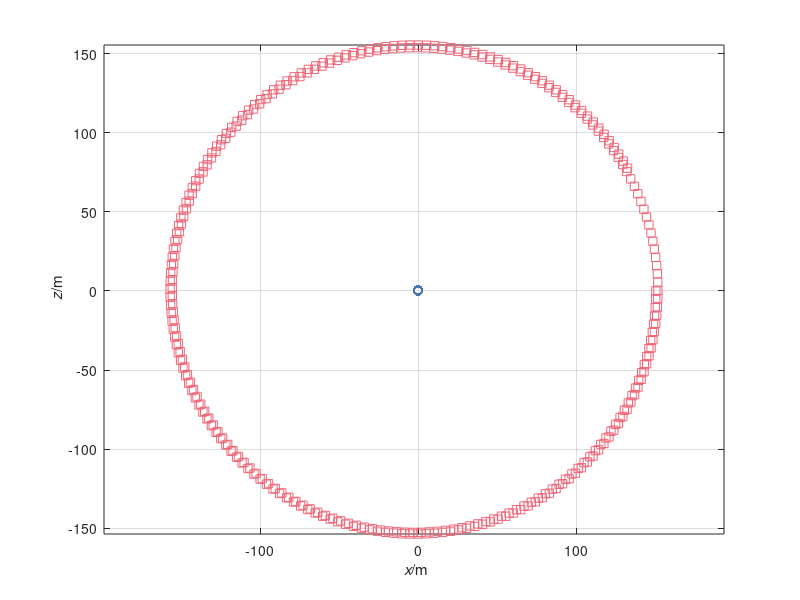

Reproduce this figure in MATLAB.
%%% Numerical simulation of object motion with gravity
%% Coordinates (t, x, z)

%% Constants
ma = 2e30;  % kg: mass-energy tennis ball a
mb = 6e24;  % kg: mass-energy tennis ball b
kappa = 6.67408e-38;    % N/kg: gravitational acceleration

%% Initial conditions
t = 0;         % s: initial time
ra = [-0.35, 0.10];   % m: initial position tennis ball a
va = [-6.2e-12, 9.3e-9];   % m/s: initial velocity ball a
Pa = ma * va;  % N s: initial momentum ball a
rb = [150, 0];   % m: initial position ball b
vb = [0, -3e-5];  % m/s: initial velocity ball b
Pb = mb * vb;  % N s: initial momentum ball b

%% Boundary conditions
Fa = [0, 0];  % N: momentum supply ball a
Fb = [0, 0];  % N: momentum supply ball b

%% Time-iteration parameters
t1 = 63115200;       % s: final time
dt = 3600;  % s: time step

%% Plotting
dtplot = t1/360;  % time interval between plots
tplot = dtplot;   % time for next plot
clf
plot(ra(1), ra(2), 'o', 'color', '#4477AA')
hold on; plot(rb(1), rb(2), 's', 'color', '#EE6677')
xlabel('{\it x}/m'); ylabel('{\it z}/m')
axis('tight'); axis('equal'); grid on; hold on

%% Numerical time integration
while t < t1

  %% constitutive relations
  va = Pa / ma;
  vb = Pb / mb;
  Ga = - kappa * ma * mb * (ra - rb) / norm(ra - rb)^3;
  Gb = -Ga;

  %% step forward in time with balance laws
  t = t + dt;
  Pa = Pa + (Fa + Ga) * dt;
  ra = ra + va * dt;
  Pb = Pb + (Fb + Gb) * dt;
  rb = rb + vb * dt;

  %% plot
  if t > tplot
    plot(ra(1), ra(2), 'o', 'color', '#4477AA')
    hold on; plot(rb(1), rb(2), 's', 'color', '#EE6677')
    xlabel('{\it x}/m'); ylabel('{\it z}/m')
    axis('tight'); axis('equal'); grid on; hold on
    pause(0)
    tplot = tplot + dtplot;
  end
end
